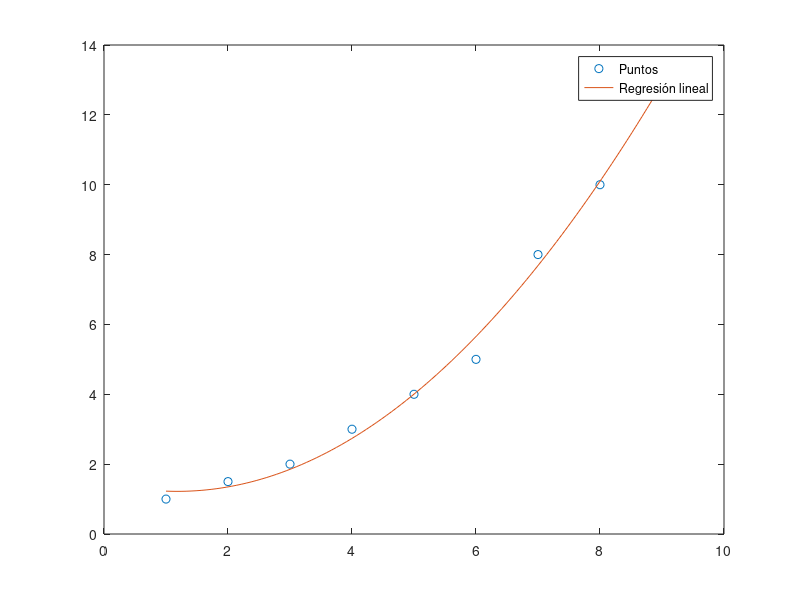
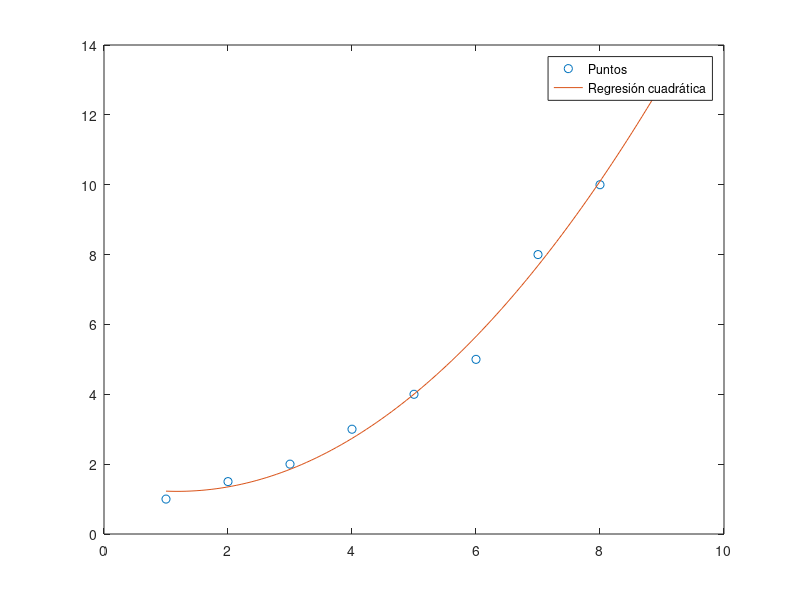

These figures' MATLAB source, in order:
% Datos
x = [1 2 3 4 5 6 7 8 9];
y = [1 1.5 2 3 4 5 8 10 13];

% Cálculo de las sumatorias
n = length(x);
sum_x = sum(x);
sum_y = sum(y);
sum_x2 = sum(x.^2);
sum_xy = sum(x.*y);
sum_x3 = sum(x.^3);
sum_x4 = sum(x.^4);
sum_x2y = sum(x.^2.*y);

% Cálculo de los coeficientes de la regresión cuadrática
A = [n, sum_x, sum_x2; sum_x, sum_x2, sum_x3; sum_x2, sum_x3, sum_x4];
B = [sum_y; sum_xy; sum_x2y];
coef = A\B;

% Cálculo de la recta de regresión cuadrática
x_reg = linspace(min(x), max(x), 100);
y_reg = coef(1) + coef(2).*x_reg + coef(3).*x_reg.^2;

% Gráfica de los puntos y la recta de regresión lineal
plot(x, y, 'o', x_reg, y_reg);
legend('Puntos', 'Regresión lineal');
figure;

% Gráfica de los puntos y la recta de regresión cuadrática
plot(x, y, 'o', x_reg, y_reg);
legend('Puntos', 'Regresión cuadrática');
